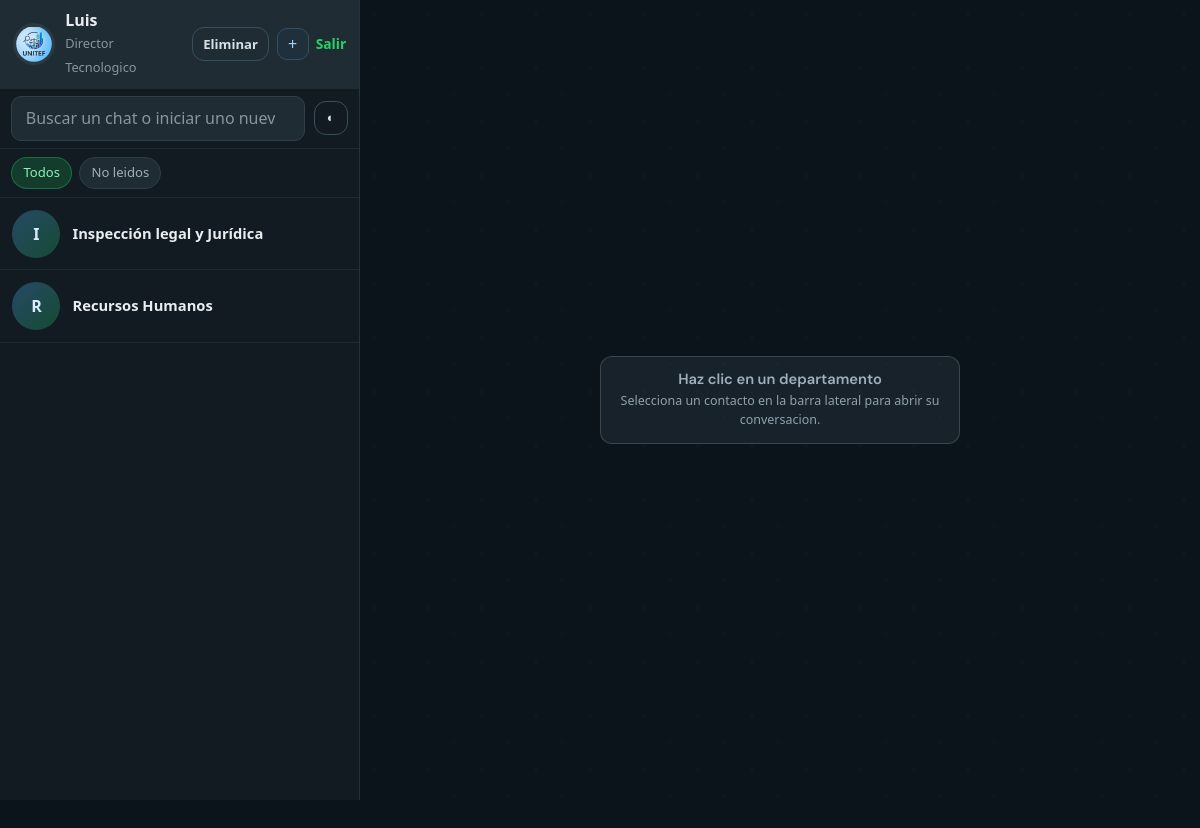
The app's page /inicio/ (signed in) with its own data.
### usuarios/models.py (models this page shows, shortened)
class Usuario(AbstractUser):
    ROL_DIRECTIVA = "directiva"
    ROL_DEPARTAMENTO = "departamento"
    ROL_CHOICES = [
        (ROL_DIRECTIVA, "Directiva"),
        (ROL_DEPARTAMENTO, "Departamentos"),
    ]
    DIRECTOR_GENERAL = "general"
    DIRECTOR_ADMINISTRATIVO = "administrativo"
    DIRECTOR_TECNOLOGICO = "tecnologico"
    TIPO_DIRECTIVA_CHOICES = [
        (DIRECTOR_GENERAL, "Director General"),
        (DIRECTOR_ADMINISTRATIVO, "Director Administrativo"),
        (DIRECTOR_TECNOLOGICO, "Director Tecnologico"),
    ]
    rol = models.CharField(max_length=20, choices=ROL_CHOICES, default=ROL_DEPARTAMENTO)
    tipo_directiva = models.CharField(max_length=20, choices=TIPO_DIRECTIVA_CHOICES, blank=True)
    departamento = models.ForeignKey(
        "departamentos.Departamento",
        on_delete=models.SET_NULL,
        null=True,
        blank=True,
        related_name="usuarios",
    )
    is_online = models.BooleanField(default=False)
    last_seen = models.DateTimeField(default=timezone.now)
    class Meta:
        verbose_name = "usuario"
        verbose_name_plural = "usuarios"
    @property
    def es_directiva(self):
        return self.rol == self.ROL_DIRECTIVA
    @property
    def es_departamento(self):
        return self.rol == self.ROL_DEPARTAMENTO
    @property
    def rol_label(self):
        if self.es_directiva:
            return self.get_tipo_directiva_display() or "Directiva"
        return self.departamento.nombre if self.departamento else "Departamento"

### departamentos/models.py (models this page shows, shortened)
class Departamento(models.Model):
    nombre = models.CharField(max_length=120, unique=True)
    descripcion = models.TextField(blank=True)
    directiva = models.ForeignKey(
        "usuarios.Usuario",
        on_delete=models.SET_NULL,
        null=True,
        blank=True,
        related_name="departamentos_creados",
    )
    creado_en = models.DateTimeField(auto_now_add=True)
    class Meta:
        ordering = ["nombre"]
        verbose_name = "departamento"
        verbose_name_plural = "departamentos"

### chat/views.py (the view)
# urls.py: path("inicio/", home, name="home"),
@login_required
def home(request):
    departamentos = _departamentos_visibles(request.user)
    conversaciones = _obtener_conversaciones(request.user, departamentos)
    return render(
        request,
        "chat/inicio.html",
        {
            "conversaciones": conversaciones,
            "departamentos": departamentos,
            "departamento_form": DepartamentoForm(),
            "aviso_form": AvisoDirectivaForm(),
        },
    )

### departamentos/forms.py
class DepartamentoForm(forms.ModelForm):
    class Meta:
        model = Departamento
        fields = ("nombre", "descripcion")
        labels = {
            "nombre": "Nombre del departamento",
            "descripcion": "Descripcion",
        }
    def __init__(self, *args, **kwargs):
        super().__init__(*args, **kwargs)
        for field in self.fields.values():
            field.widget.attrs["class"] = "form-control"

### avisos/forms.py (shortened to what this page needs)
class AvisoDirectivaForm(forms.ModelForm):
    class Meta:
        model = Aviso
        fields = ("tipo", "titulo", "contenido", "archivo")
        labels = {
            "tipo": "Tipo",
            "titulo": "Titulo",
            "contenido": "Mensaje o asignacion",
            "archivo": "Adjunto",
        }
    def __init__(self, *args, **kwargs):
        super().__init__(*args, **kwargs)
        for field in self.fields.values():
            field.widget.attrs["class"] = "form-control"
        self.fields["archivo"].required = False
        self.fields["archivo"].widget.attrs.update(
            {
                "accept": "image/*,video/*,.pdf,.doc,.docx,.xls,.xlsx,.ppt,.pptx,.txt,.zip,.rar,.7z,.csv",
            }
        )

### chat/views.py (called while the page is built, shortened)
def _departamentos_visibles(usuario):
    if usuario.es_directiva:
        return Departamento.objects.filter(directiva=usuario).order_by("nombre")
    if usuario.es_departamento and usuario.departamento_id:
        return Departamento.objects.filter(pk=usuario.departamento_id)
    return Departamento.objects.none()

def _filtro_conversacion(usuario, departamento, directiva_id=None):
    if usuario.es_directiva:
        return Q(directiva=usuario)
    directiva = _resolver_directiva_destino(usuario, departamento, directiva_id=directiva_id)
    if directiva:
        return Q(directiva=directiva)
    return Q(directiva__isnull=True)

def _resolver_directiva_destino(usuario, departamento, directiva_id=None):
    if usuario.es_directiva:
        return usuario

### templates/chat/inicio.html (shortened to what this page needs)
{% extends "base.html" %}
{% load static %}
{% block content %}
<div class="wa-shell wa-shell--home" data-chat-shell>
    <aside class="wa-sidebar">
        <header class="wa-sidebar__top">
            <div class="wa-user">
                <img src="{% static 'img/unitef.png' %}" alt="Logo UNITEF">
                <div>
                    <strong>{{ request.user.get_full_name|default:request.user.username }}</strong>
                    <small>{{ request.user.rol_label }}</small>
                </div>
            </div>
            <div class="wa-top-actions">
                {% if request.user.es_directiva %}
                <button type="button" class="wa-contact-manage" data-contact-manage title="Eliminar departamentos">Eliminar</button>
                <button type="button" class="wa-quick-add" data-drawer-target="adminDrawer" title="Nuevo contacto, aviso o asignacion">+</button>
                {% endif %}
                <a class="wa-top-action" href="{% url 'logout' %}" title="Salir">Salir</a>
            </div>
        </header>
        <div class="wa-search-wrap">
            <div class="wa-search-row">
                <input id="chatSearch" type="search" placeholder="Buscar un chat o iniciar uno nuevo">
                <button type="button" class="wa-theme-toggle" data-theme-toggle title="Cambiar tema">◐</button>
            </div>
        </div>
        <nav class="wa-filters" aria-label="Filtros de conversaciones">
            <button type="button" class="is-active" data-chat-filter="all">Todos</button>
            <button type="button" data-chat-filter="unread">No leidos</button>
        </nav>
        <section class="wa-chat-list" id="chatList">
            {% for conversacion in conversaciones %}
            {% with departamento=conversacion.departamento ultimo=conversacion.ultimo_mensaje %}
            <a
                class="wa-chat-item"
                href="{% url 'chat:sala' departamento.id %}"
                data-departamento-id="{{ departamento.id }}"
                data-chat-name="{{ departamento.nombre|lower }}"
                data-last-message="{{ conversacion.ultimo_cuerpo|lower }}"
                data-unread="{{ conversacion.no_leidos }}"
                data-last-timestamp="{% if ultimo %}{{ ultimo.fecha|date:'U' }}{% else %}0{% endif %}"
                data-favorite="{% if forloop.counter <= 2 %}1{% else %}0{% endif %}">
                <div class="wa-chat-avatar">{{ departamento.nombre|slice:":1" }}</div>
                <div class="wa-chat-meta">
                    <div class="wa-chat-head">
                        <strong>{{ conversacion.titulo_contacto }}</strong>
                    </div>
                </div>
            </a>
            {% endwith %}
            {% empty %}
            <div class="wa-empty-list">No hay conversaciones disponibles.</div>
            {% endfor %}
        </section>
    </aside>
    <main class="wa-chat wa-chat--empty">
        <section class="wa-empty-chat-panel" aria-live="polite">
            <h1>Haz clic en un departamento</h1>
            <p>Selecciona un contacto en la barra lateral para abrir su conversacion.</p>
        </section>
    </main>
</div>
{% endblock %}

### records on screen
Usuario: user.get_full_name "Luis", user.rol_label "Director Tecnologico"
Departamento: departamento.nombre "I", titulo_contacto "Inspección legal y Jurídica"
Departamento: departamento.nombre "R", titulo_contacto "Recursos Humanos"
